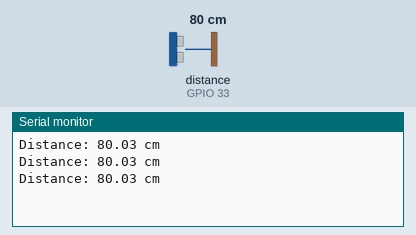
The program below on a simulated ESP32. On the bench: the last lines printed to the serial monitor. Wiring (inferred from the names in the program): ultrasonic range finder: trigger GPIO 25; echo GPIO 33. Inputs (shaded band) come from the test bench; at power-on: distance to the obstacle (sensor on GPIO 33) 80 cm. The echo pulse lasts 58.3 µs per cm.

Above: at 1.3 s.
1.4 s: distance to the obstacle (sensor on GPIO 33) set to 2 cm
At 1.9 s:
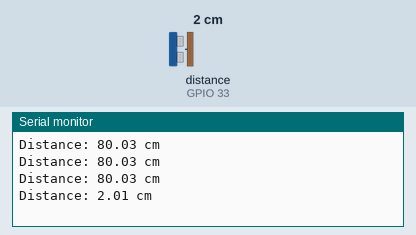
2.9 s: distance to the obstacle (sensor on GPIO 33) set to 4 cm
At 3.4 s:
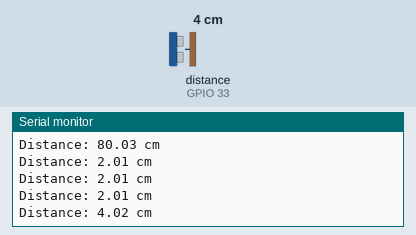
Timing chart, 0 to 5.9 s (numbered marks = the images above; inputs shaded):
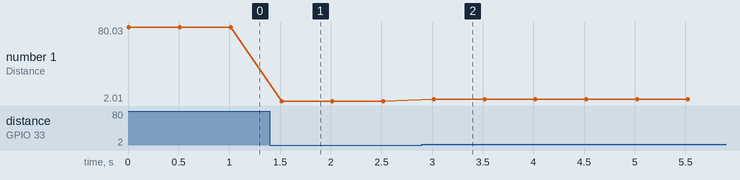

Measured:
- after the input at 1.4 s, the serial monitor: prints a new line after 0.12 s (image 1)
- after the input at 2.9 s, the serial monitor: prints a new line after 0.12 s (image 2)
- plotted number 1: 80.03 → 2.01 after the input at 1.4 s, 2.01 → 4.02 after the input at 2.9 s

The program:

main.cpp
```cpp
#include <Arduino.h>

// Déclaration des pin
const int trig = 25;
const int echo = 33;

void setup() {
    Serial.begin(9600);  // Initialisation du moniteur série
    pinMode(trig, OUTPUT);  // Définir la broche trig comme sortie
    pinMode(echo, INPUT);  // Définir la broche echo comme entrée
}

void loop() {
    digitalWrite(trig, LOW);  // Assurez-vous que le trig est à LOW
    delayMicroseconds(2);  // Attendre 2 microsecondes
    digitalWrite(trig, HIGH);  // Envoyer un signal HIGH sur le trig
    delayMicroseconds(10);  // Attendre 10 microsecondes
    digitalWrite(trig, LOW);  // Passer à LOW
    int duration = pulseIn(echo, HIGH);  // Lire la durée du signal HIGH sur le echo
    float distance = (duration * 0.03432) / 2;  // Calculer la distance en cm
    Serial.print("Distance: ");  // Afficher la distance
    Serial.print(distance);  // Afficher la distance calculée
    Serial.println(" cm");  // Afficher l'unité de mesure


    delay(500);  // Pause de 500ms avant la prochaine lecture
}
```
